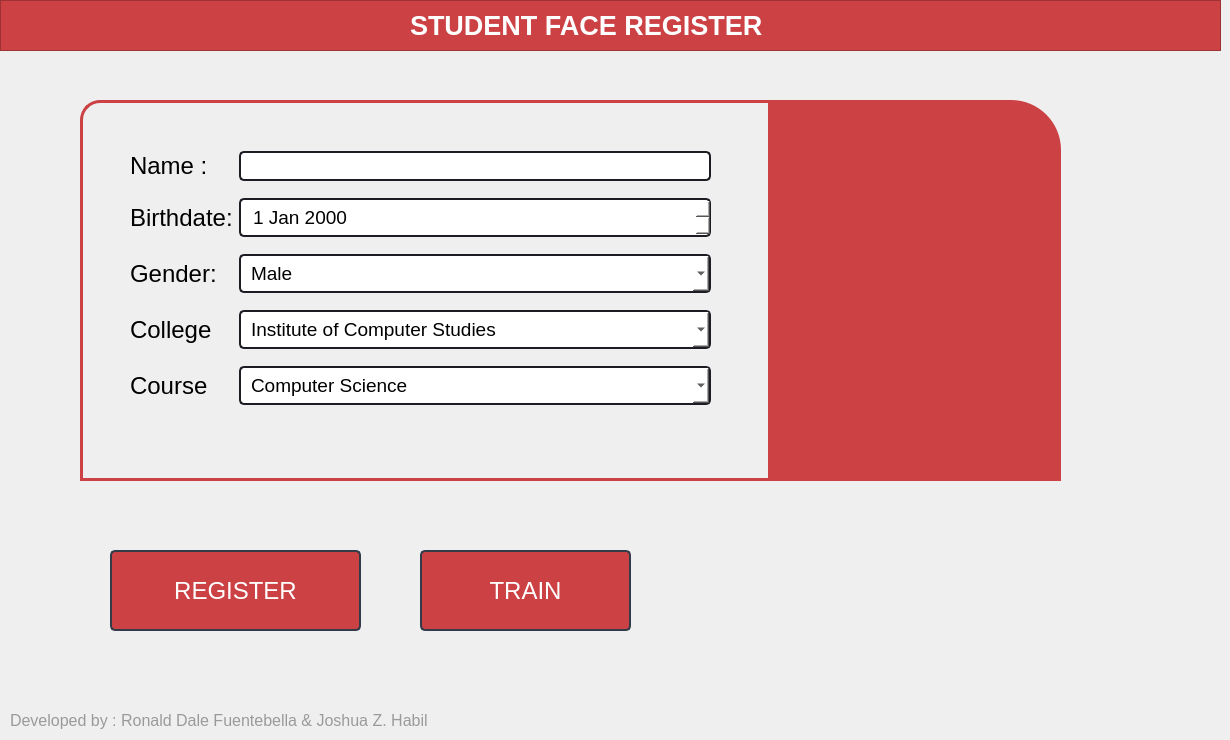
                <widget class="QWidget" name="tab">
                 <attribute name="title">
                  <string>STUDENT</string>
                 </attribute>
                 <widget class="QPushButton" name="registerStudent">
                  <property name="geometry">
                   <rect>
                    <x>110</x>
                    <y>550</y>
                    <width>251</width>
                    <height>81</height>
                   </rect>
                  </property>
                  <property name="minimumSize">
                   <size>
                    <width>150</width>
                    <height>30</height>
                   </size>
                  </property>
                  <property name="font">
                   <font>
                    <family>Segoe UI</family>
                    <pointsize>18</pointsize>
                   </font>
                  </property>
                  <property name="styleSheet">
                   <string notr="true">QPushButton {
	border: 2px solid rgb(52, 59, 72);
	border-radius: 5px;	
	background-color: rgb(204, 65, 68);
	color:white;
}
QPushButton:hover {
	background-color: rgb(166, 52, 56);
	border: 2px solid rgb(61, 70, 86);
	color:white;
}
QPushButton:pressed {	
	background-color: rgb(35, 40, 49);
	border: 2px solid rgb(43, 50, 61);
}</string>
                  </property>
                  <property name="text">
                   <string>REGISTER</string>
                  </property>
                 </widget>
                 <widget class="QFrame" name="frame_3">
                  <property name="geometry">
                   <rect>
                    <x>0</x>
                    <y>0</y>
                    <width>1221</width>
                    <height>51</height>
                   </rect>
                  </property>
                  <property name="styleSheet">
                   <string notr="true">background-color:rgb(204, 65, 68);
</string>
                  </property>
                  <property name="frameShape">
                   <enum>QFrame::StyledPanel</enum>
                  </property>
                  <property name="frameShadow">
                   <enum>QFrame::Raised</enum>
                  </property>
                  <widget class="QLabel" name="label_12">
                   <property name="geometry">
                    <rect>
                     <x>410</x>
                     <y>10</y>
                     <width>451</width>
                     <height>31</height>
                    </rect>
                   </property>
                   <property name="font">
                    <font>
                     <family>Segoe UI</family>
                     <pointsize>20</pointsize>
                     <weight>75</weight>
                     <bold>true</bold>
                    </font>
                   </property>
                   <property name="styleSheet">
                    <string notr="true">background-color:rgb(204, 65, 68);
color:white;</string>
                   </property>
                   <property name="text">
                    <string>STUDENT FACE REGISTER</string>
                   </property>
                  </widget>
                 </widget>
                 <widget class="QPushButton" name="trainStudent">
                  <property name="geometry">
                   <rect>
                    <x>420</x>
                    <y>550</y>
                    <width>211</width>
                    <height>81</height>
                   </rect>
                  </property>
                  <property name="minimumSize">
                   <size>
                    <width>150</width>
                    <height>30</height>
                   </size>
                  </property>
                  <property name="font">
                   <font>
                    <family>Segoe UI</family>
                    <pointsize>18</pointsize>
                   </font>
                  </property>
                  <property name="styleSheet">
                   <string notr="true">QPushButton {
	border: 2px solid rgb(52, 59, 72);
	border-radius: 5px;	
	background-color: rgb(204, 65, 68);
	color:white;
}
QPushButton:hover {
	background-color: rgb(166, 52, 56);
	border: 2px solid rgb(61, 70, 86);
	color:white;
}
QPushButton:pressed {	
	background-color: rgb(35, 40, 49);
	border: 2px solid rgb(43, 50, 61);
}</string>
                  </property>
                  <property name="text">
                   <string>TRAIN</string>
                  </property>
                 </widget>
                 <widget class="QLabel" name="label_2">
                  <property name="geometry">
                   <rect>
                    <x>80</x>
                    <y>100</y>
                    <width>691</width>
                    <height>381</height>
                   </rect>
                  </property>
                  <property name="styleSheet">
                   <string notr="true">border-width: 3;
border-top-left-radius : 20;
border-style: solid;
border-color: rgb(204, 65, 68);
color:black;</string>
                  </property>
                  <property name="text">
                   <string/>
                  </property>
                 </widget>
                 <widget class="QLabel" name="label_14">
                  <property name="geometry">
                   <rect>
                    <x>770</x>
                    <y>100</y>
                    <width>291</width>
                    <height>381</height>
                   </rect>
                  </property>
                  <property name="styleSheet">
                   <string notr="true">background-color:rgb(204, 65, 68);
border-top-right-radius : 50px;
</string>
                  </property>
                  <property name="text">
                   <string/>
                  </property>
                  <property name="pixmap">
                   <pixmap>:/image/resource/borderimage.png</pixmap>
                  </property>
                 </widget>
                 <widget class="QWidget" name="gridLayoutWidget_3">
                  <property name="geometry">
                   <rect>
                    <x>130</x>
                    <y>140</y>
                    <width>581</width>
                    <height>281</height>
                   </rect>
                  </property>
                  <layout class="QGridLayout" name="gridLayout_3">
                   <item row="0" column="1">
                    <widget class="QLineEdit" name="studentName">
                     <property name="minimumSize">
                      <size>
                       <width>0</width>
                       <height>30</height>
                      </size>
                     </property>
                     <property name="font">
                      <font>
                       <family>Segoe UI</family>
                       <pointsize>12</pointsize>
                      </font>
                     </property>
                     <property name="styleSheet">
                      <string notr="true">QLineEdit {
	background-color: WHITE;
	border-radius: 5px;
	border: 2px solid rgb(27, 29, 35);
	padding-left: 10px;
}
</string>
                     </property>
                     <property name="text">
                      <string/>
                     </property>
                     <property name="placeholderText">
                      <string/>
                     </property>
                    </widget>
                   </item>
                   <item row="1" column="1">
                    <widget class="QDateEdit" name="studentBirth">
                     <property name="font">
                      <font>
                       <family>Segoe UI</family>
                       <pointsize>14</pointsize>
                      </font>
                     </property>
                     <property name="styleSheet">
                      <string notr="true">	background-color:white;
	border-radius: 5px;
	padding: 5px;
	padding-left: 10px;
	color:black;
	border: 2px solid rgb(27, 29, 35);</string>
                     </property>
                    </widget>
                   </item>
                   <item row="0" column="0">
                    <widget class="QLabel" name="label_15">
                     <property name="font">
                      <font>
                       <family>Segoe UI</family>
                       <pointsize>18</pointsize>
                      </font>
                     </property>
                     <property name="text">
                      <string>Name : </string>
                     </property>
                    </widget>
                   </item>
                   <item row="2" column="0">
                    <widget class="QLabel" name="label_17">
                     <property name="font">
                      <font>
                       <family>Segoe UI</family>
                       <pointsize>18</pointsize>
                      </font>
                     </property>
                     <property name="text">
                      <string>Gender:</string>
                     </property>
                    </widget>
                   </item>
                   <item row="2" column="1">
                    <widget class="QComboBox" name="studentGender">
                     <property name="font">
                      <font>
                       <family>Segoe UI</family>
                       <pointsize>14</pointsize>
                      </font>
                     </property>
                     <property name="styleSheet">
                      <string notr="true">QComboBox{
	background-color:white;
	border-radius: 5px;
	padding: 5px;
	padding-left: 10px;
	color:black;
	border: 2px solid rgb(27, 29, 35);
}
QComboBox:hover{
	border: 2px solid rgb(64, 71, 88);
}
QComboBox QAbstractItemView {
	color: white;
	background-color:rgb(204, 65, 68);
	padding: 10px;
	selection-background-color: rgb(39, 44, 54);
}</string>
                     </property>
                     <item>
                      <property name="text">
                       <string>Male</string>
                      </property>
                     </item>
                     <item>
                      <property name="text">
                       <string>Female</string>
                      </property>
                     </item>
                    </widget>
                   </item>
                   <item row="5" column="1">
                    <widget class="QComboBox" name="studentCourse">
                     <property name="font">
                      <font>
                       <family>Segoe UI</family>
                       <pointsize>14</pointsize>
                      </font>
                     </property>
                     <property name="styleSheet">
                      <string notr="true">QComboBox{
	background-color:white;
	border-radius: 5px;
	padding: 5px;
	padding-left: 10px;
	color:black;
	border: 2px solid rgb(27, 29, 35);
}
QComboBox:hover{
	border: 2px solid rgb(64, 71, 88);
}
QComboBox QAbstractItemView {
	color: white;
	background-color:rgb(204, 65, 68);
	padding: 10px;
	selection-background-color: rgb(39, 44, 54);
}</string>
                     </property>
                     <item>
                      <property name="text">
                       <string>Computer Science</string>
                      </property>
                     </item>
                     <item>
                      <property name="text">
                       <string>Information Technology</string>
                      </property>
                     </item>
                     <item>
                      <property name="text">
                       <string>Accountancy</string>
                      </property>
                     </item>
                     <item>
                      <property name="text">
                       <string>Education</string>
                      </property>
                     </item>
                    </widget>
                   </item>
                   <item row="1" column="0">
                    <widget class="QLabel" name="label_16">
                     <property name="font">
                      <font>
                       <family>Segoe UI</family>
                       <pointsize>18</pointsize>
                      </font>
                     </property>
                     <property name="text">
                      <string>Birthdate:</string>
                     </property>
                    </widget>
                   </item>
                   <item row="4" column="1">
                    <widget class="QComboBox" name="studentCollege">
                     <property name="font">
                      <font>
                       <family>Segoe UI</family>
                       <pointsize>14</pointsize>
                      </font>
                     </property>
                     <property name="styleSheet">
                      <string notr="true">QComboBox{
	background-color:white;
	border-radius: 5px;
	padding: 5px;
	padding-left: 10px;
	color:black;
	border: 2px solid rgb(27, 29, 35);
}
QComboBox:hover{
	border: 2px solid rgb(64, 71, 88);
}
QComboBox QAbstractItemView {
	color: white;
	background-color:rgb(204, 65, 68);
	padding: 10px;
	selection-background-color: rgb(39, 44, 54);
}</string>
                     </property>
                     <item>
                      <property name="text">
                       <string>Institute of Computer Studies</string>
                      </property>
                     </item>
                     <item>
                      <property name="text">
                       <string>College of Engineering</string>
                      </property>
                     </item>
                     <item>
                      <property name="text">
                       <string>College of Education</string>
                      </property>
                     </item>
                     <item>
                      <property name="text">
                       <string>College of Nursing</string>
                      </property>
                     </item>
                    </widget>
                   </item>
                   <item row="5" column="0">
                    <widget class="QLabel" name="label_18">
                     <property name="font">
                      <font>
                       <family>Segoe UI</family>
                       <pointsize>18</pointsize>
                      </font>
                     </property>
                     <property name="text">
                      <string>Course</string>
                     </property>
                    </widget>
                   </item>
                   <item row="4" column="0">
                    <widget class="QLabel" name="label_41">
                     <property name="font">
                      <font>
                       <family>Segoe UI</family>
                       <pointsize>18</pointsize>
                      </font>
                     </property>
                     <property name="text">
                      <string>College</string>
                     </property>
                    </widget>
                   </item>
                  </layout>
                 </widget>
                 <widget class="QLabel" name="studentError">
                  <property name="geometry">
                   <rect>
                    <x>90</x>
                    <y>490</y>
                    <width>641</width>
                    <height>41</height>
                   </rect>
                  </property>
                  <property name="font">
                   <font>
                    <family>Segoe UI</family>
                    <pointsize>14</pointsize>
                   </font>
                  </property>
                  <property name="styleSheet">
                   <string notr="true">color: red;</string>
                  </property>
                  <property name="text">
                   <string/>
                  </property>
                 </widget>
                 <widget class="QLabel" name="imageLabel">
                  <property name="geometry">
                   <rect>
                    <x>820</x>
                    <y>120</y>
                    <width>191</width>
                    <height>221</height>
                   </rect>
                  </property>
                  <property name="text">
                   <string/>
                  </property>
                 </widget>
                 <widget class="QLabel" name="registeredName">
                  <property name="geometry">
                   <rect>
                    <x>790</x>
                    <y>360</y>
                    <width>221</width>
                    <height>21</height>
                   </rect>
                  </property>
                  <property name="font">
                   <font>
                    <pointsize>12</pointsize>
                   </font>
                  </property>
                  <property name="styleSheet">
                   <string notr="true">background-color:rgb(204, 65, 68);
color:white;</string>
                  </property>
                  <property name="text">
                   <string/>
                  </property>
                 </widget>
                 <widget class="QLabel" name="registeredGender">
                  <property name="geometry">
                   <rect>
                    <x>790</x>
                    <y>390</y>
                    <width>221</width>
                    <height>21</height>
                   </rect>
                  </property>
                  <property name="font">
                   <font>
                    <pointsize>12</pointsize>
                   </font>
                  </property>
                  <property name="styleSheet">
                   <string notr="true">background-color:rgb(204, 65, 68);
color:white;</string>
                  </property>
                  <property name="text">
                   <string/>
                  </property>
                 </widget>
                 <widget class="QLabel" name="registeredCourse">
                  <property name="geometry">
                   <rect>
                    <x>790</x>
                    <y>420</y>
                    <width>221</width>
                    <height>21</height>
                   </rect>
                  </property>
                  <property name="font">
                   <font>
                    <pointsize>12</pointsize>
                   </font>
                  </property>
                  <property name="styleSheet">
                   <string notr="true">background-color:rgb(204, 65, 68);
color:white;</string>
                  </property>
                  <property name="text">
                   <string/>
                  </property>
                 </widget>
                 <widget class="QLabel" name="label_36">
                  <property name="geometry">
                   <rect>
                    <x>10</x>
                    <y>710</y>
                    <width>851</width>
                    <height>21</height>
                   </rect>
                  </property>
                  <property name="font">
                   <font>
                    <family>Segoe UI</family>
                    <pointsize>12</pointsize>
                   </font>
                  </property>
                  <property name="styleSheet">
                   <string notr="true">color: rgb(154, 154, 154)</string>
                  </property>
                  <property name="text">
                   <string>Developed by : Ronald Dale Fuentebella &amp; Joshua Z. Habil</string>
                  </property>
                 </widget>
                 <zorder>label_2</zorder>
                 <zorder>registerStudent</zorder>
                 <zorder>frame_3</zorder>
                 <zorder>trainStudent</zorder>
                 <zorder>label_14</zorder>
                 <zorder>gridLayoutWidget_3</zorder>
                 <zorder>studentError</zorder>
                 <zorder>imageLabel</zorder>
                 <zorder>registeredName</zorder>
                 <zorder>registeredGender</zorder>
                 <zorder>registeredCourse</zorder>
                 <zorder>label_36</zorder>
                </widget>
